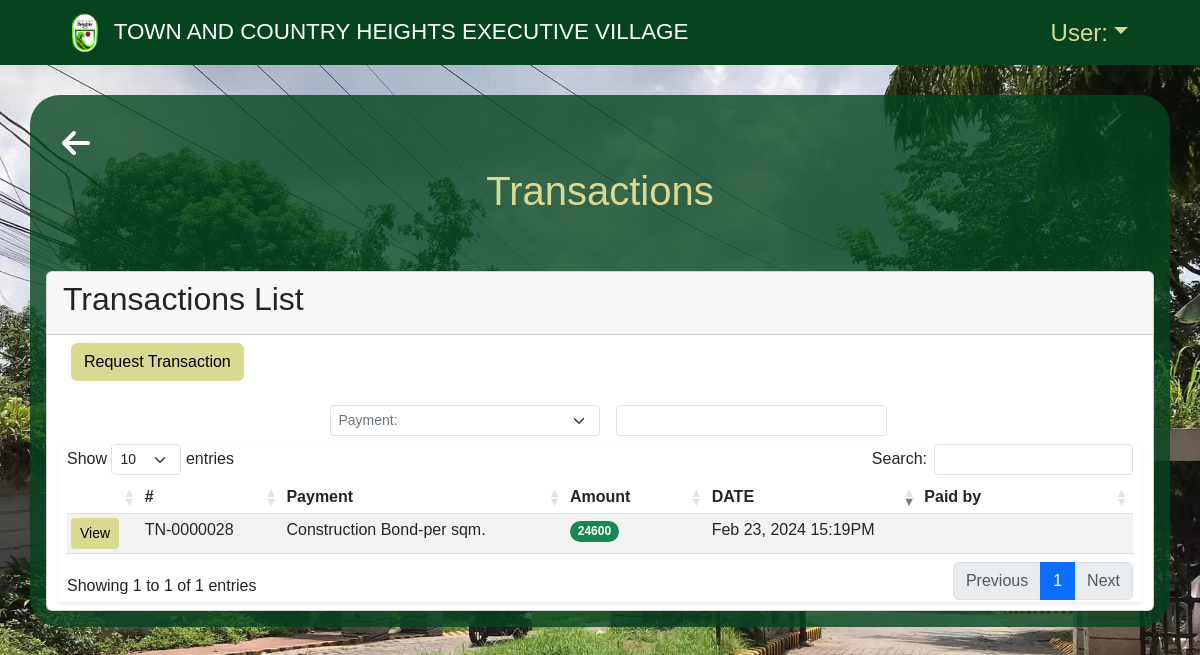
/user/transactions.php, run on an earlier commit of the app's database.
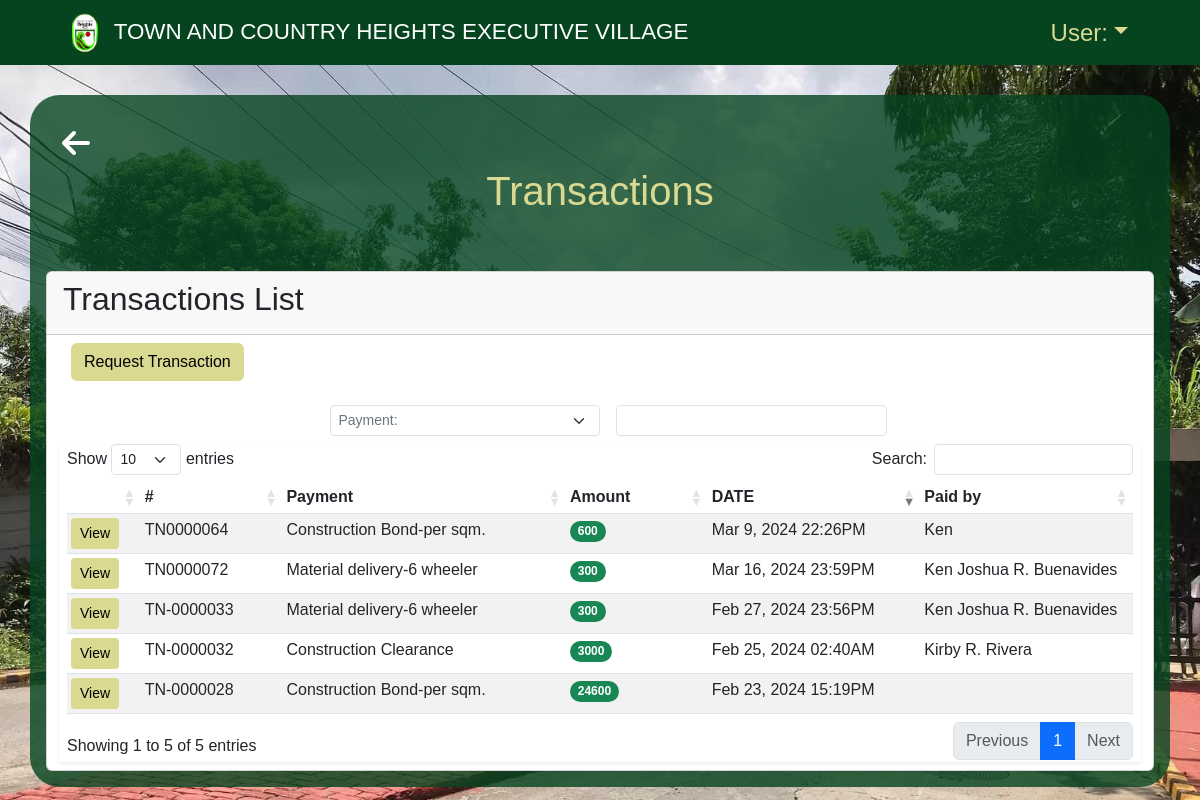
And on a later commit of the database.
### tables this page shows
CREATE TABLE `construction_payment` (
  `id` int(255) NOT NULL,
  `transaction_number` varchar(255) NOT NULL,
  `property_id` int(255) NOT NULL,
  `collection_fee_id` int(255) NOT NULL,
  `paid` int(255) NOT NULL,
  `date_created` datetime NOT NULL,
  `delivery_date` datetime NOT NULL,
  `paid_by` varchar(255) NOT NULL,
  `refund` varchar(255) NOT NULL,
  `admin` varchar(255) NOT NULL,
  `archive` varchar(255) NOT NULL DEFAULT 'ACTIVE'
);

CREATE TABLE `collection_fee` (
  `id` int(11) NOT NULL,
  `collection_fee_number` varchar(255) NOT NULL,
  `category` varchar(100) NOT NULL,
  `description` varchar(100) NOT NULL,
  `fee` varchar(100) NOT NULL,
  `date_created` datetime NOT NULL,
  `status` varchar(100) NOT NULL DEFAULT 'ACTIVE'
);

### user/transactions.php (the view, shortened to what the changed rows need)
<?php
require_once "../includes/user_header_transactions.php";
require_once "../user-panel/user-nav.php";
$server = new Server();
?>
<main>
  <div class="backbtn-title d-flex flex-column">
    <div class="row d-flex mt-2 mb-5 justify-content-center">
      <div class="col col-xl-12 option-title">
        <h1>Transactions</h1>
      </div>
    </div>
  </div>
  <div class="card">
    <div class="card-header">
      <h2>Transactions List</h2>
    </div>
    <div class="my-2">
      <div class="container-fluid">
        <section class="main-content">
          <div class="row">
            <div class="col-xs-12">
              <div class="box">
                    <?php include "../user-panel/profile_request_transaction.php" ?>
                <div class="body-box shadow-sm">
                  <div class="col-lg-12">
                    <div class="table-responsive-xl mx-2">
                      <table id="transactionTable" class="table table-striped table-sm" style="width:100%;">
                        <thead>
                          <tr>
                            <th scope="col" width="5%"></th>
                            <th scope="col" width="10%">#</th>
                            <th scope="col" width="20%">Payment</th>
                            <th scope="col" width="10%">Amount</th>
                            <th scope="col" width="15%">DATE</th>
                            <th scope="col" width="15%">Paid by</th>
                          </tr>
                        </thead>
                        <tbody class="">
                          <?php
                          $ACTIVE = "ACTIVE";
                          $query1 = "SELECT
                              property_list.id as property_id,
                              property_list.blk as property_blk,
                              property_list.lot as property_lot,
                              property_list.phase as property_phase,
                              property_list.street as property_street,
                              collection_fee.id as collection_id,
                              collection_fee.collection_fee_number,
                              collection_fee.category,
                              collection_fee.description,
                              construction_payment.id as construction_payment_id,
                              construction_payment.paid as amount,
                              construction_payment.date_created as payment_date,
                              construction_payment.delivery_date,
                              construction_payment.paid_by as paid_by_cp,
                              construction_payment.transaction_number as construction_tn_number,
                              construction_payment.refund
                              FROM construction_payment
                              INNER JOIN property_list ON construction_payment.property_id = property_list.id
                              INNER JOIN collection_fee ON construction_payment.collection_fee_id = collection_fee.id
                              WHERE construction_payment.archive = :ACTIVE
                              ";
                          $data1 = ["ACTIVE" => $ACTIVE];
                          $connection1 = $server->openConn();
                          $stmt1 = $connection1->prepare($query1);
                          $stmt1->execute($data1);
                          if ($stmt1->rowCount() > 0) {
                            while ($result1 = $stmt1->fetch()) {
                              $payment_date = date("M j, Y H:iA", strtotime($result1['payment_date']));
                              $property_id = $result1['property_id'];
                              $paid_by_cp = $result1['paid_by_cp'];
                              if ($result1['description']) {
                                $payment = $result1['category'] . "-" . $result1['description'];
                              } else {
                                $payment = $result1['category'];
                              }
                              $amount = $result1['amount'];
                              $transaction_number_cp = $result1['construction_tn_number'];
                              $construction_payment_id = $result1['construction_payment_id'];
                              $collection_fee_number_cons = $result1['collection_fee_number'];
                          ?>
                              <tr>
                                <td>
                                  <?php
                                  if ($collection_fee_number_cons == "C004" || $collection_fee_number_cons == "C005" || $collection_fee_number_cons == "C006") {
                                  ?>
                                    <a id="view_payment_md" data-property="<?php echo $property_id; ?>" data-tnumber='<?php echo $transaction_number_cp; ?>' data-id="<?php echo $construction_payment_id; ?>" data-collection-fee="<?php echo $collection_fee_number_cons; ?>" href="#construction_view" data-bs-toggle="modal" class="btn btn-sm">View</a>
                                  <?php
                                  } elseif ($collection_fee_number_cons == "C003") {
                                  ?>
                                    <a id="view_payment_cc" data-property="<?php echo $property_id; ?>" data-tnumber='<?php echo $transaction_number_cp; ?>' data-id="<?php echo $construction_payment_id; ?>" data-collection-fee="<?php echo $collection_fee_number_cons; ?>" href="#construction_view" data-bs-toggle="modal" class="btn btn-sm">View</a>
                                  <?php
                                  } elseif ($collection_fee_number_cons == "C002") {
                                  ?>
                                    <a id="view_payment_cb" data-property="<?php echo $property_id; ?>" data-tnumber='<?php echo $transaction_number_cp; ?>' data-id="<?php echo $construction_payment_id; ?>" data-collection-fee="<?php echo $collection_fee_number_cons; ?>" href="#construction_view" data-bs-toggle="modal" class="btn btn-sm">View</a>
                                  <?php
                                  }
                                  ?>
                                </td>
                                <td><?= $transaction_number_cp ?></td>
                                <td><?= $payment ?></td>
                                <td><span class="badge rounded-pill text-bg-success"><?= $amount ?></span></td>
                                <td><?= $payment_date ?></td>
                                <td><?= $paid_by_cp ?></td>
                              </tr>
                          <?php
                            }
                          }
                          ?>
                        </tbody>
                      </table>
                    </div>
                  </div>
                </div>
              </div>
            </div>
          </div>
        </section>
      </div>
    </div>
  </div>
</main>
</body>
<?php
require "../includes/footer.php";
?>

What changed in the data, as far as the page shows it:
added construction_payment: transaction_number "TN-0000032", collection_fee.category "Construction Clearance", paid "3000", date_created "Feb 25, 2024 02:40AM", paid_by "Kirby R. Rivera"
added construction_payment: transaction_number "TN-0000033", collection_fee.description "Material delivery-6 wheeler", paid "300", date_created "Feb 27, 2024 23:56PM", paid_by "Ken Joshua R. Buenavides"
added construction_payment: transaction_number "TN0000064", collection_fee.description "Construction Bond-per sqm.", paid "600", date_created "Mar 9, 2024 22:26PM", paid_by "Ken"
added construction_payment: transaction_number "TN0000072", collection_fee.description "Material delivery-6 wheeler", paid "300", date_created "Mar 16, 2024 23:59PM", paid_by "Ken Joshua R. Buenavides"
Also different on the page:
text written by a page script: "Show entries Search: Showing 1 to 1 of 1 entries Previous 1 Next" → "Show entries Search: Showing 1 to 5 of 5 entries Previous 1 Next"
